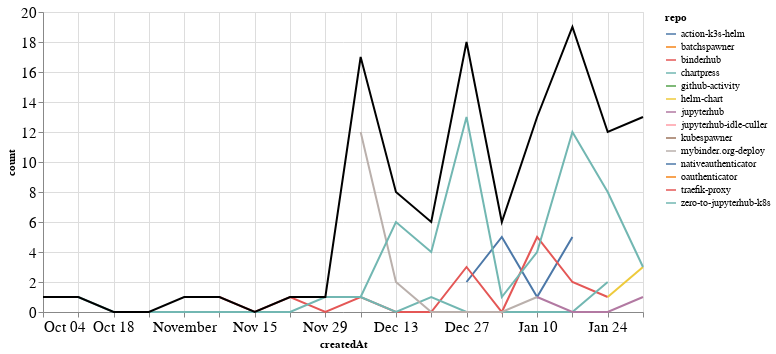

Write notebook code for a chart like this one.
### Markdown cell above
### PRs

### Code cell
prs_time = prs.groupby('repo').resample('W', on='createdAt').count()['author'].reset_index()
prs_time = prs_time.rename(columns={'author': 'count'})
prs_time_total = prs_time.groupby('createdAt').agg({"count": "sum"}).reset_index()

ch1 = alt.Chart(prs_time, width=600).mark_line().encode(
    x='createdAt',
    y='count',
    color='repo',
    tooltip="repo"
)

ch2 = alt.Chart(prs_time_total, width=600).mark_line(color="black").encode(
    x='createdAt',
    y='count',
)

ch1 + ch2

### Figure 1 — Vega-Lite specification as saved in the notebook (floating-point values rounded to 4 significant figures)
{"config": {"axisLeft": {"labelFontSize": 15}, "axisBottom": {"labelFontSize": 15}}, "layer": [{"data": {"name": "data-ae66cef6a0d40952185498f408addbd3"}, "mark": "line", "encoding": {"color": {"type": "nominal", "field": "repo"}, "tooltip": {"type": "nominal", "field": "repo"}, "x": {"type": "temporal", "field": "createdAt"}, "y": {"type": "quantitative", "field": "count"}}, "width": 600}, {"data": {"name": "data-32cb86621c819f9f42b683caedcdf5d3"}, "mark": {"type": "line", "color": "black"}, "encoding": {"x": {"type": "temporal", "field": "createdAt"}, "y": {"type": "quantitative", "field": "count"}}, "width": 600}], "$schema": "https://vega.github.io/schema/vega-lite/v4.8.1.json", "datasets": {"data-ae66cef6a0d40952185498f408addbd3": [{"repo": "action-k3s-helm", "createdAt": "2020-12-27T00:00:00", "count": 2}, {"repo": "action-k3s-helm", "createdAt": "2021-01-03T00:00:00", "count": 5}, {"repo": "action-k3s-helm", "createdAt": "2021-01-10T00:00:00", "count": 1}, {"repo": "action-k3s-helm", "createdAt": "2021-01-17T00:00:00", "count": 5}, {"repo": "batchspawner", "createdAt": "2021-01-31T00:00:00", "count": 1}, {"repo": "binderhub", "createdAt": "2020-11-01T00:00:00", "count": 1}, {"repo": "binderhub", "createdAt": "2020-11-08T00:00:00", "count": 1}, {"repo": "binderhub", "createdAt": "2020-11-15T00:00:00", "count": 0}, {"repo": "binderhub", "createdAt": "2020-11-22T00:00:00", "count": 1}, {"repo": "binderhub", "createdAt": "2020-11-29T00:00:00", "count": 0}, {"repo": "binderhub", "createdAt": "2020-12-06T00:00:00", "count": 1}, {"repo": "binderhub", "createdAt": "2020-12-13T00:00:00", "count": 0}, {"repo": "binderhub", "createdAt": "2020-12-20T00:00:00", "count": 0}, {"repo": "binderhub", "createdAt": "2020-12-27T00:00:00", "count": 3}, {"repo": "binderhub", "createdAt": "2021-01-03T00:00:00", "count": 0}, {"repo": "binderhub", "createdAt": "2021-01-10T00:00:00", "count": 5}, {"repo": "binderhub", "createdAt": "2021-01-17T00:00:00", "count": 2}, {"repo": "binderhub", "createdAt": "2021-01-24T00:00:00", "count": 1}, {"repo": "chartpress", "createdAt": "2020-12-06T00:00:00", "count": 1}, {"repo": "chartpress", "createdAt": "2020-12-13T00:00:00", "count": 0}, {"repo": "chartpress", "createdAt": "2020-12-20T00:00:00", "count": 1}, {"repo": "chartpress", "createdAt": "2020-12-27T00:00:00", "count": 0}, {"repo": "chartpress", "createdAt": "2021-01-03T00:00:00", "count": 0}, {"repo": "chartpress", "createdAt": "2021-01-10T00:00:00", "count": 0}, {"repo": "chartpress", "createdAt": "2021-01-17T00:00:00", "count": 0}, {"repo": "chartpress", "createdAt": "2021-01-24T00:00:00", "count": 2}, {"repo": "github-activity", "createdAt": "2021-01-10T00:00:00", "count": 1}, {"repo": "helm-chart", "createdAt": "2021-01-24T00:00:00", "count": 1}, {"repo": "helm-chart", "createdAt": "2021-01-31T00:00:00", "count": 3}, {"repo": "jupyterhub", "createdAt": "2021-01-10T00:00:00", "count": 1}, {"repo": "jupyterhub", "createdAt": "2021-01-17T00:00:00", "count": 0}, {"repo": "jupyterhub", "createdAt": "2021-01-24T00:00:00", "count": 0}, {"repo": "jupyterhub", "createdAt": "2021-01-31T00:00:00", "count": 1}, {"repo": "jupyterhub-idle-culler", "createdAt": "2021-01-31T00:00:00", "count": 1}, {"repo": "kubespawner", "createdAt": "2020-12-20T00:00:00", "count": 1}, {"repo": "mybinder.org-deploy", "createdAt": "2020-12-06T00:00:00", "count": 12}, {"repo": "mybinder.org-deploy", "createdAt": "2020-12-13T00:00:00", "count": 2}, {"repo": "mybinder.org-deploy", "createdAt": "2020-12-20T00:00:00", "count": 0}, {"repo": "mybinder.org-deploy", "createdAt": "2020-12-27T00:00:00", "count": 0}, {"repo": "mybinder.org-deploy", "createdAt": "2021-01-03T00:00:00", "count": 0}, {"repo": "mybinder.org-deploy", "createdAt": "2021-01-10T00:00:00", "count": 1}, {"repo": "nativeauthenticator", "createdAt": "2021-01-31T00:00:00", "count": 4}, {"repo": "oauthenticator", "createdAt": "2020-12-06T00:00:00", "count": 1}, {"repo": "traefik-proxy", "createdAt": "2020-12-06T00:00:00", "count": 1}, {"repo": "zero-to-jupyterhub-k8s", "createdAt": "2020-10-04T00:00:00", "count": 1}, {"repo": "zero-to-jupyterhub-k8s", "createdAt": "2020-10-11T00:00:00", "count": 1}, {"repo": "zero-to-jupyterhub-k8s", "createdAt": "2020-10-18T00:00:00", "count": 0}, {"repo": "zero-to-jupyterhub-k8s", "createdAt": "2020-10-25T00:00:00", "count": 0}, {"repo": "zero-to-jupyterhub-k8s", "createdAt": "2020-11-01T00:00:00", "count": 0}, {"repo": "zero-to-jupyterhub-k8s", "createdAt": "2020-11-08T00:00:00", "count": 0}, {"repo": "zero-to-jupyterhub-k8s", "createdAt": "2020-11-15T00:00:00", "count": 0}, {"repo": "zero-to-jupyterhub-k8s", "createdAt": "2020-11-22T00:00:00", "count": 0}, {"repo": "zero-to-jupyterhub-k8s", "createdAt": "2020-11-29T00:00:00", "count": 1}, {"repo": "zero-to-jupyterhub-k8s", "createdAt": "2020-12-06T00:00:00", "count": 1}, {"repo": "zero-to-jupyterhub-k8s", "createdAt": "2020-12-13T00:00:00", "count": 6}, {"repo": "zero-to-jupyterhub-k8s", "createdAt": "2020-12-20T00:00:00", "count": 4}, {"repo": "zero-to-jupyterhub-k8s", "createdAt": "2020-12-27T00:00:00", "count": 13}, {"repo": "zero-to-jupyterhub-k8s", "createdAt": "2021-01-03T00:00:00", "count": 1}, {"repo": "zero-to-jupyterhub-k8s", "createdAt": "2021-01-10T00:00:00", "count": 4}, {"repo": "zero-to-jupyterhub-k8s", "createdAt": "2021-01-17T00:00:00", "count": 12}, {"repo": "zero-to-jupyterhub-k8s", "createdAt": "2021-01-24T00:00:00", "count": 8}, {"repo": "zero-to-jupyterhub-k8s", "createdAt": "2021-01-31T00:00:00", "count": 3}], "data-32cb86621c819f9f42b683caedcdf5d3": [{"createdAt": "2020-10-04T00:00:00", "count": 1}, {"createdAt": "2020-10-11T00:00:00", "count": 1}, {"createdAt": "2020-10-18T00:00:00", "count": 0}, {"createdAt": "2020-10-25T00:00:00", "count": 0}, {"createdAt": "2020-11-01T00:00:00", "count": 1}, {"createdAt": "2020-11-08T00:00:00", "count": 1}, {"createdAt": "2020-11-15T00:00:00", "count": 0}, {"createdAt": "2020-11-22T00:00:00", "count": 1}, {"createdAt": "2020-11-29T00:00:00", "count": 1}, {"createdAt": "2020-12-06T00:00:00", "count": 17}, {"createdAt": "2020-12-13T00:00:00", "count": 8}, {"createdAt": "2020-12-20T00:00:00", "count": 6}, {"createdAt": "2020-12-27T00:00:00", "count": 18}, {"createdAt": "2021-01-03T00:00:00", "count": 6}, {"createdAt": "2021-01-10T00:00:00", "count": 13}, {"createdAt": "2021-01-17T00:00:00", "count": 19}, {"createdAt": "2021-01-24T00:00:00", "count": 12}, {"createdAt": "2021-01-31T00:00:00", "count": 13}]}}
